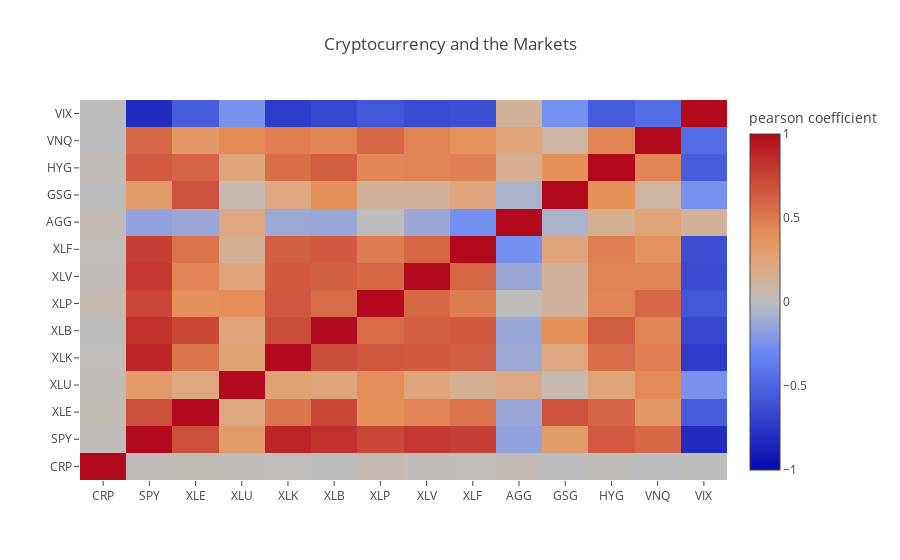

Notebook cell for this chart:
### Code cell
correlation_heatmap(all_df_ret, "Cryptocurrency and the Markets")

### Figure 1 — Plotly figure (JSON) as saved in the notebook; plotly's stock layout.template omitted (floating-point values rounded to 4 significant figures; data arrays with more than 128 entries replaced by an {"elided": "..."} marker saying what was removed)
{"data": [{"colorbar": {"title": "pearson coefficient"}, "type": "heatmap", "x": ["CRP", "SPY", "XLE", "XLU", "XLK", "XLB", "XLP", "XLV", "XLF", "AGG", "GSG", "HYG", "VNQ", "VIX"], "y": ["CRP", "SPY", "XLE", "XLU", "XLK", "XLB", "XLP", "XLV", "XLF", "AGG", "GSG", "HYG", "VNQ", "VIX"], "z": {"elided": "14x14 float values"}, "zmax": 1, "zmin": -1}], "layout": {"title": "Cryptocurrency and the Markets"}}
